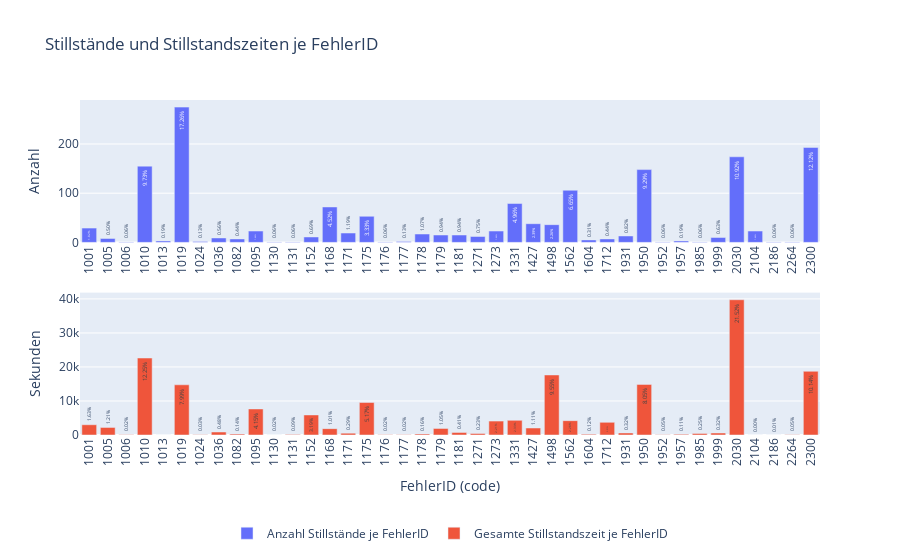

Here is the notebook cell this chart was saved with:
### Code cell
# plot stats regarding shutdown and dead time per error
pd_stats_per_error = shutdowns_per_error.alias("sd").\
    join(dead_time_per_error.alias("dt"), col("sd.code") == col("dt.code")).\
        select("sd.*", "dt.total_accumulated_dead_time_in_s", "dt.percentage_total_accumulated_dead_time").\
        orderBy(col("sd.code")).toPandas()

fig = make_subplots(rows=2, cols=1)
fig.add_trace(
    go.Bar(name='Anzahl Stillstände je FehlerID',
           x=pd_stats_per_error.code, 
           y=pd_stats_per_error.count_shutdowns,
           text=pd_stats_per_error.percentage_shutdowns.apply(lambda x: f"{x}%"),
           textangle=-90),
    row=1, col=1
)
fig.add_trace(
    go.Bar(name='Gesamte Stillstandszeit je FehlerID',
           x=pd_stats_per_error.code, 
           y=pd_stats_per_error.total_accumulated_dead_time_in_s,
           text=pd_stats_per_error.percentage_total_accumulated_dead_time.apply(lambda x: f"{x}%"),
           textangle=-90),
    row=2, col=1
)
fig.update_layout(
    title_text=f"Stillstände und Stillstandszeiten je FehlerID",
    xaxis2_title="FehlerID (code)",
    yaxis1_title="Anzahl",
    yaxis2_title="Sekunden",
    legend=dict(
       orientation="h",
       yanchor="top",
       y=-0.25,
       xanchor="center",
       x=0.5
    )
)
fig.update_xaxes(tickangle=-90)
fig.show()
fig.write_html(file=os.path.join(results_path, r"plots\stats_per_error.html"))

### Figure 1 — Plotly figure (JSON) as saved in the notebook; plotly's stock layout.template omitted (floating-point values rounded to 4 significant figures)
{"data": [{"name": "Anzahl Stillstände je FehlerID", "text": ["1.82%", "0.50%", "0.06%", "9.73%", "0.19%", "17.26%", "0.13%", "0.56%", "0.44%", "1.44%", "0.06%", "0.06%", "0.69%", "4.52%", "1.19%", "3.33%", "0.06%", "0.13%", "1.07%", "0.94%", "0.94%", "0.75%", "1.44%", "4.96%", "2.39%", "2.26%", "6.65%", "0.31%", "0.44%", "0.82%", "9.29%", "0.06%", "0.19%", "0.06%", "0.63%", "10.92%", "1.44%", "0.06%", "0.06%", "12.12%"], "textangle": -90, "type": "bar", "x": ["1001", "1005", "1006", "1010", "1013", "1019", "1024", "1036", "1082", "1095", "1130", "1131", "1152", "1168", "1171", "1175", "1176", "1177", "1178", "1179", "1181", "1271", "1273", "1331", "1427", "1498", "1562", "1604", "1712", "1931", "1950", "1952", "1957", "1985", "1999", "2030", "2104", "2186", "2264", "2300"], "xaxis": "x", "y": [29, 8, 1, 155, 3, 275, 2, 9, 7, 23, 1, 1, 11, 72, 19, 53, 1, 2, 17, 15, 15, 12, 23, 79, 38, 36, 106, 5, 7, 13, 148, 1, 3, 1, 10, 174, 23, 1, 1, 193], "yaxis": "y"}, {"name": "Gesamte Stillstandszeit je FehlerID", "text": ["1.63%", "1.21%", "0.02%", "12.25%", "0.00%", "7.99%", "0.03%", "0.48%", "0.14%", "4.15%", "0.02%", "0.09%", "3.19%", "1.01%", "0.29%", "5.17%", "0.02%", "0.02%", "0.16%", "1.05%", "0.41%", "0.23%", "2.21%", "2.33%", "1.11%", "9.55%", "2.28%", "0.12%", "2.01%", "0.32%", "8.05%", "0.05%", "0.11%", "0.25%", "0.32%", "21.52%", "0.00%", "0.01%", "0.05%", "10.14%"], "textangle": -90, "type": "bar", "x": ["1001", "1005", "1006", "1010", "1013", "1019", "1024", "1036", "1082", "1095", "1130", "1131", "1152", "1168", "1171", "1175", "1176", "1177", "1178", "1179", "1181", "1271", "1273", "1331", "1427", "1498", "1562", "1604", "1712", "1931", "1950", "1952", "1957", "1985", "1999", "2030", "2104", "2186", "2264", "2300"], "xaxis": "x2", "y": [3015.0, 2239.0, 41.65, 22630.0, 0, 14750.0, 60.39, 878.4, 262.7, 7659.0, 30.21, 173.1, 5894.0, 1872.0, 542.5, 9546.0, 39.43, 41.76, 304.7, 1933.0, 753.5, 433.0, 4080.0, 4303.0, 2055.0, 17650.0, 4215.0, 220.3, 3717.0, 597.3, 14880.0, 88.6, 199.1, 463.7, 584.6, 39760.0, 2.315, 16.78, 96.56, 18730.0], "yaxis": "y2"}], "layout": {"legend": {"orientation": "h", "x": 0.5, "xanchor": "center", "y": -0.25, "yanchor": "top"}, "title": {"text": "Stillstände und Stillstandszeiten je FehlerID"}, "xaxis": {"anchor": "y", "domain": [0, 1], "tickangle": -90}, "xaxis2": {"anchor": "y2", "domain": [0, 1], "tickangle": -90, "title": {"text": "FehlerID (code)"}}, "yaxis": {"anchor": "x", "domain": [0.575, 1], "title": {"text": "Anzahl"}}, "yaxis2": {"anchor": "x2", "domain": [0, 0.425], "title": {"text": "Sekunden"}}}}
